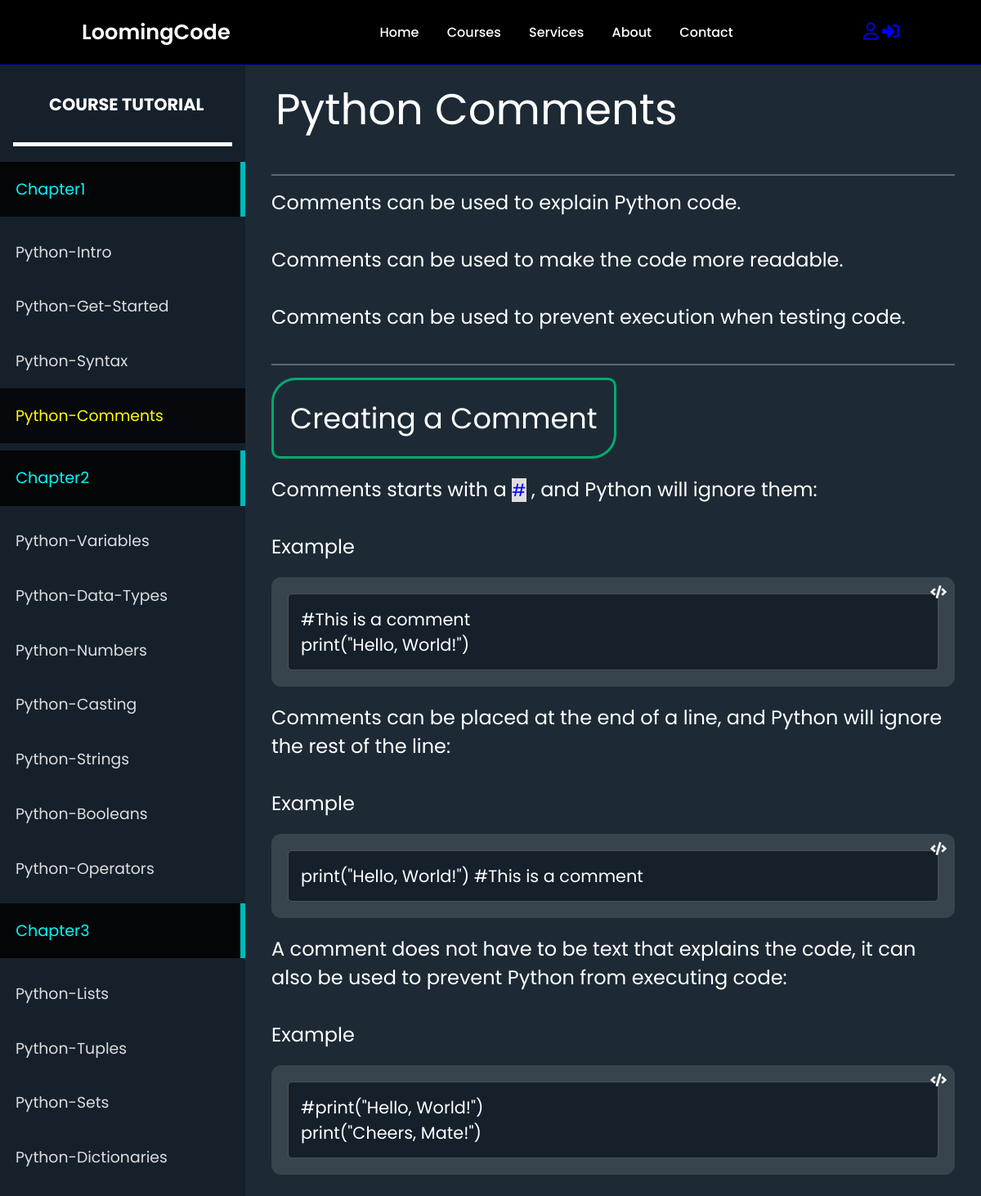
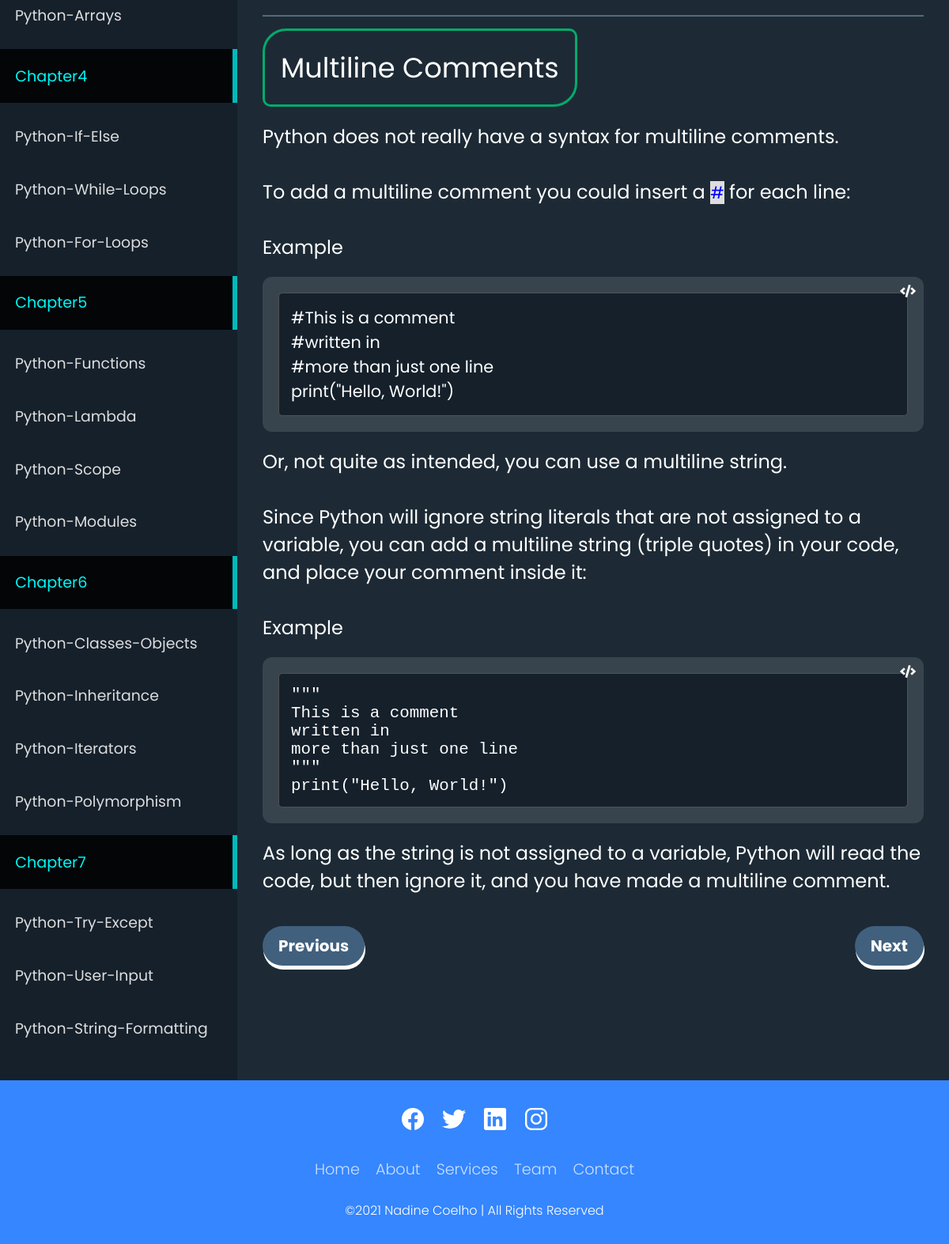
The app's page /Python/Python-Comments/ with its own data (2 pictures, top to bottom).
### hierarchy/models.py (models this page shows, shortened)
class Chapter(models.Model):
    course = models.ForeignKey(Course, on_delete=models.CASCADE)
    name = models.CharField(max_length=255)
    class Meta:
        unique_together = (('course', 'name'),)

class Topic(models.Model):
    topic_name = models.CharField(max_length=255)
    chapter = models.ForeignKey(Chapter, on_delete=models.CASCADE)
    course = models.ForeignKey(Course, on_delete=models.CASCADE)  # Add this field
    code_html = models.TextField(null=True, blank=True)
    rank = models.IntegerField(default=0)
    class Meta:
        unique_together = (('topic_name', 'course'),)

### hierarchy/views.py (the view)
# urls.py: path('<str:course_name>/<path:topic_name>/', views.course_detail, name='course_detail'),
def course_detail(request, course_name, topic_name):
    course = Course.objects.get(name=course_name)
    chapters = Chapter.objects.filter(course=course)
    topics = Topic.objects.filter(course=course).order_by('chapter', 'rank')  # Order topics by chapter and rank
    topic = Topic.objects.get(course=course,topic_name=topic_name)
    previous_topic = None
    next_topic = None
    for i, t in enumerate(topics):
        if t == topic:
            if i > 0:
                previous_topic = topics[i - 1]
            if i < len(topics) - 1:
                next_topic = topics[i + 1]
            break
    return render(request, 'base1.html', {'course1': course_name, 'chapters': chapters, 'topics': topics, 'top': topic, 'previous_top': previous_topic, 'next_top': next_topic})

### hierarchy/templates/base1.html (shortened to what this page needs)
<!DOCTYPE html>
{% load static %}
<html lang="en">
  <head>
    <link
      rel="stylesheet"
      href="https://cdnjs.cloudflare.com/ajax/libs/font-awesome/6.5.1/css/all.min.css"
    />
    <link rel="stylesheet" href="https://cdnjs.cloudflare.com/ajax/libs/font-awesome/5.15.4/css/all.min.css">
    <link rel="stylesheet" type="text/css" href="{% static 'css/styles.css' %}">
  </head>
  <body>
    <header>
      <a href = "{% url 'home'%}" class = "logo">LoomingCode</a>
      <nav class = "navigation" id = "nav-middle">
        <a href = "{% url 'home'%}">Home</a>
        <a href="{% url 'home' %}#courses">Courses</a>
        <a href = "{% url 'home' %}#services">Services</a>
        <a href = "{% url 'home' %}#aboute">About</a>
        <a href="{% url 'home' %}#contact">Contact</a>
    </nav>
      <nav class = "navigation">
        <a href = "{% url 'profile'%}" id = "profile"><i class="fa-regular fa-user fa-lg"></i></a>
          <a href = "{% url 'login'%}"><i class="fa fa-right-to-bracket fa-lg"></i></a>
      </nav>
  </header>
      <div class="app">
        <aside class="sidebar">
          <h3>&nbsp; &nbsp; &nbsp; &nbsp; &nbsp;  Course Tutorial <br><br></h3>
          <nav class="menu">
            {% for chapter in chapters %}
            <p class="menu-chapter">{{ chapter.name }}</p>
            {% for topic in topics %}
            {% if topic.chapter == chapter %}
            <a href="{% url 'course_detail' course1 topic.topic_name %}" class="menu-item {% if topic.id == top.id %}active{% endif %}">{{ topic.topic_name }}</a>
            {% endif %}
            {% endfor %}
            {% endfor %}
          </nav>
        </aside>
        <main class="content">
          {{ top.code_html | safe }}
        {% if previous_top %}
  <button class="previous" onclick="window.location.href='{% url 'course_detail' course1 previous_top.topic_name %}'">Previous</button>
  {% else %}
  <button class="previous" onclick="window.location.href='{% url 'home'%}'"> Home</button>
  {% endif %}
  {% if next_top %}
  <button class="next" onclick="window.location.href='{% url 'course_detail' course1 next_top.topic_name %}'">Next</button>
  {% else %}
  <button class="next" onclick="window.location.href='{% url 'home'%}'"> Home</button>
  {% endif %}
</main>
    </div>
    <section class = "footerbody">
      <footer class="footer">
        <ul class="social-icon">
          <li class="social-icon__item"><a class="social-icon__link" href="#">
              <ion-icon name="logo-facebook"></ion-icon>
            </a></li>
          <li class="social-icon__item"><a class="social-icon__link" href="#">
              <ion-icon name="logo-twitter"></ion-icon>
            </a></li>
          <li class="social-icon__item"><a class="social-icon__link" href="#">
              <ion-icon name="logo-linkedin"></ion-icon>
            </a></li>
          <li class="social-icon__item"><a class="social-icon__link" href="#">
              <ion-icon name="logo-instagram"></ion-icon>
            </a></li>
        </ul>
        <ul class="menu">
          <li class="menu__item"><a class="menu__link" href="#">Home</a></li>
          <li class="menu__item"><a class="menu__link" href="#">About</a></li>
          <li class="menu__item"><a class="menu__link" href="#">Services</a></li>
          <li class="menu__item"><a class="menu__link" href="#">Team</a></li>
          <li class="menu__item"><a class="menu__link" href="#">Contact</a></li>
        </ul>
        <p>&copy;2021 Nadine Coelho | All Rights Reserved</p>
      </footer>
  </section>
  </body>
</html>

### hierarchy/static/css/styles.css (style rules this page uses)
* { font-family: "Poppins", sans-serif; margin: 0; padding: 0; box-sizing: border-box; scroll-behavior: smooth; }
body { background: #1D2A35; }
header { background-color: black; width: 100%; position: fixed; top: 0; left: 0; z-index: 9999; display: flex; align-items: center; justify-content: space-between; padding: 20px 100px; border-bottom: 1px solid blue; }
.logo { text-decoration: none; color: #ffffff; font-weight: 600; font-size: 1.6em; }
#nav-middle { margin-right: 0.4em; }
#nav-middle a { color: #ffffff; text-decoration: none; font-size: 1em; font-weight: 500; padding-left: 30px; }
.app { display: flex; min-height: 100vh; }
.sidebar { flex: 1 1 0; width: auto; overflow-y: auto; max-width: 300px; padding: 2rem 1rem; background-color: #15202B; padding-top: 7rem; z-index: 4; }
.content { flex: 1 1 0; padding: 2rem; padding-top: 5rem; min-height: calc(100vh - 370px); box-sizing: border-box; color: #fff; font-size: 1.2rem; }
.sidebar h3 { color: #fff; font-size: 1.3rem; text-transform: uppercase; margin-bottom: 0.9em; border-bottom: 5px solid #ffffff; }
.sidebar .menu { margin: 0 -1rem; }
.menu-chapter { padding: 1em; color: #FFF; font-size: 1.2rem; color: rgb(0, 248, 248); border-right: 6.5px solid rgb(0, 186, 186); margin-bottom: 0.5em; margin-top: 0.5em; background-color: rgba(0, 0, 0, 0.84); }
.sidebar .menu .menu-item { display: block; padding: 1em; color: #DDDDDD; text-decoration: none; transition: 0.2s linear; font-size: 1.18rem; }
.sidebar .menu .menu-item.active { color: yellow; background-color: rgba(4, 4, 5, 0.84); }
@media (width > 420px) { section { align-items: center; padding-left: 0; gap: 20px; } }
.outer-container { background-color: #38444d; padding: 20px; border-radius: 12px; margin-top: 20px; margin-bottom: 20px; position: relative; z-index: 3; }
.code-icon { position: absolute; top: 10px; right: 10px; color: #ffffff; font-size: 16px; }
.code-box { background-color: #15202B; border: 1px solid #515151; border-radius: 5px; font-family: monospace; font-size: 14px; padding: 15px; }
.code-content { font-size: 1.3rem; color: white; font-family: Courier, "Courier New", monospace; }
.heading-one { font-size: 3.3rem; padding: 5px; margin-top: 10px; margin-bottom: 10px; }
.heading-two { font-size: 2.2rem; display: inline-block; border: 3px solid #04AA6D; padding: 20px; border-radius: 30px 10px 30px 10px; margin-bottom: 20px; }
.text { font-size: 1.5rem; margin-bottom: 15px; }
hr { margin-top: -10px; margin-bottom: 15px; border: 1px #556b7a solid; }
button { border: none; outline: none; background-color: #40607e; padding: 10px 20px; font-size: 20px; font-weight: 700; color: #fff; border-radius: 100px; transition: all ease 0.1s; box-shadow: 1px 5px 0px 0px #ffffff; margin-top: 25px; }
button.previous { float: left; }
button.next { float: right; }
.footer { position: relative; width: 100%; background: #3586ff; min-height: 100px; padding: 20px 50px; display: flex; justify-content: center; align-items: center; flex-direction: column; }
.social-icon, .footer .menu { position: relative; display: flex; justify-content: center; align-items: center; margin: 10px 0; flex-wrap: wrap; }
.social-icon__item, .menu__item { list-style: none; }
.social-icon__link { font-size: 2rem; color: #fff; margin: 0 10px; display: inline-block; transition: 0.5s; }
.menu__link { font-size: 1.2rem; color: #fff; margin: 0 10px; display: inline-block; transition: 0.5s; text-decoration: none; opacity: 0.75; font-weight: 300; }
.footer p { color: #fff; margin: 15px 0 10px 0; font-size: 1rem; font-weight: 300; }

### records on screen
Chapter: name "Chapter1"
Topic: topic_name "Python-Intro"
Topic: topic_name "Python-Get-Started"
Topic: topic_name "Python-Syntax"
Topic: topic_name "Python-Comments", code_html "Python Comments Comments can be used to explain Python code. Comments can be used to make the code more readable. Comments can be used to prevent execution when testing code. Creating a Comment Comments starts with a # , and Python will ignore them: Example #This is a comment print(\"Hello, World!\") Comments can be placed at the end of a line, and Python will ignore the rest of the line: Example print(\"Hello, World!\") #This is a comment A comment does not have to be text that explains the code, it can also be used to prevent Python from executing code: Example #print(\"Hello, World!\") print(\"Cheers, Mate!\") Multiline Comments Python does not really have a syntax for multiline comments. To add…"
Chapter: name "Chapter2"
Topic: topic_name "Python-Variables"
Topic: topic_name "Python-Data-Types"
Topic: topic_name "Python-Numbers"
Topic: topic_name "Python-Casting"
Topic: topic_name "Python-Strings"
Topic: topic_name "Python-Booleans"
Topic: topic_name "Python-Operators"
Chapter: name "Chapter3"
Topic: topic_name "Python-Lists"
Topic: topic_name "Python-Tuples"
Topic: topic_name "Python-Sets"
Topic: topic_name "Python-Dictionaries"
Topic: topic_name "Python-Arrays"
Chapter: name "Chapter4"
Topic: topic_name "Python-If-Else"
Topic: topic_name "Python-While-Loops"
Topic: topic_name "Python-For-Loops"
Chapter: name "Chapter5"
Topic: topic_name "Python-Functions"
Topic: topic_name "Python-Lambda"
Topic: topic_name "Python-Scope"
Topic: topic_name "Python-Modules"
Chapter: name "Chapter6"
Topic: topic_name "Python-Classes-Objects"
Topic: topic_name "Python-Inheritance"
Topic: topic_name "Python-Iterators"
Topic: topic_name "Python-Polymorphism"
Chapter: name "Chapter7"
Topic: topic_name "Python-Try-Except"
Topic: topic_name "Python-User-Input"
Topic: topic_name "Python-String-Formatting"
